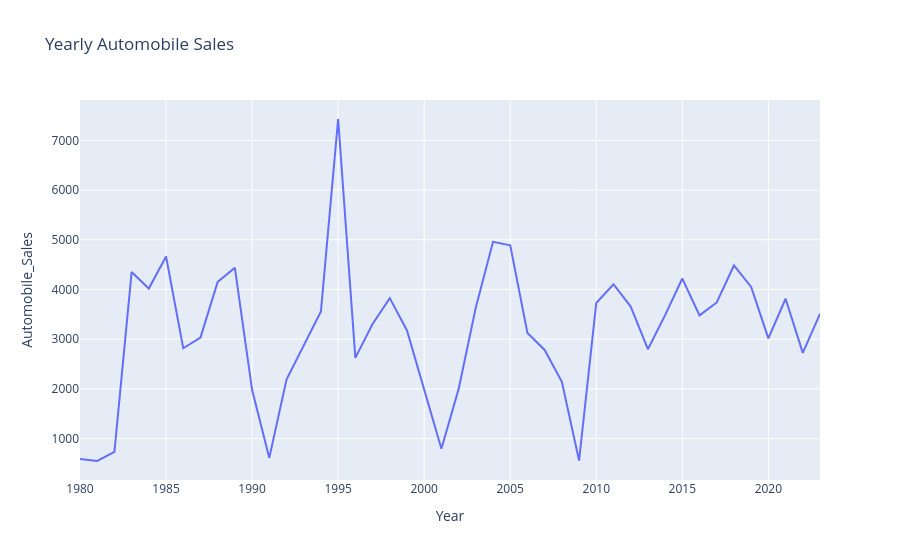
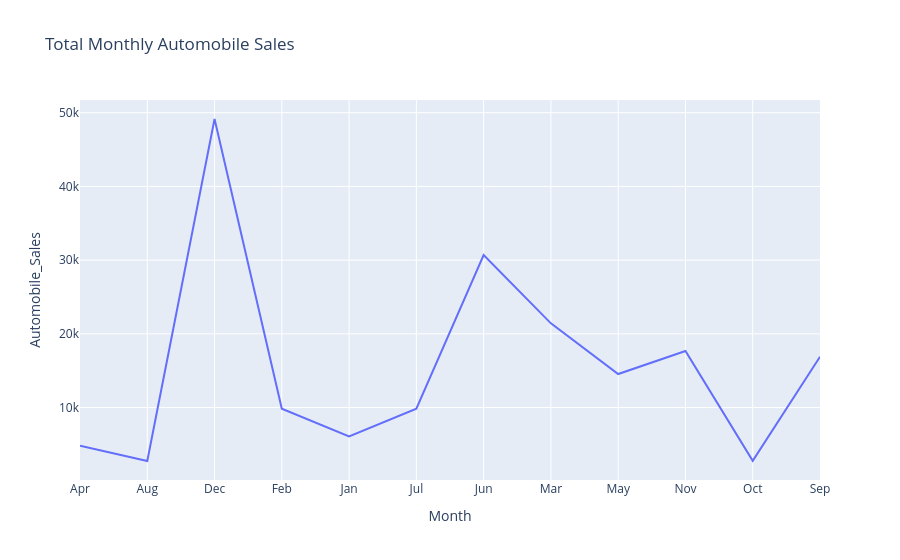
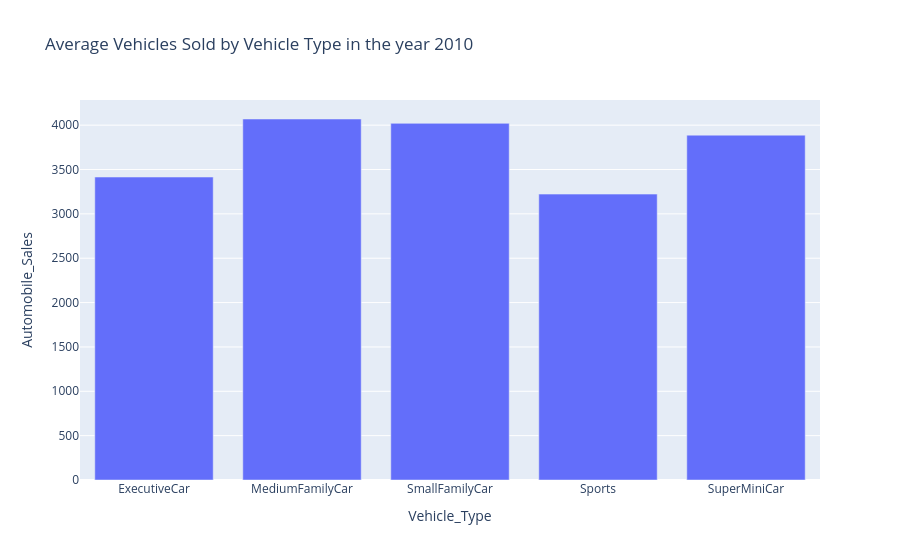
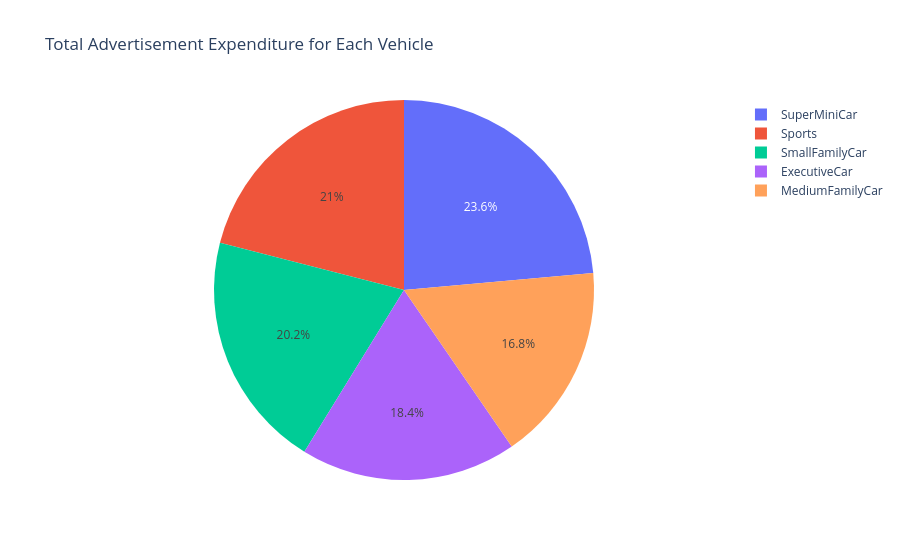

Notebook code cell kept with these figures, in order:
### Markdown cell above
**Yearly Statistics (year = 2010)**

### Code cell
# Yearly report figures
yearly_divs = update_output_container('Yearly Statistics', 2010)
yearly_figs = extract_graphs(yearly_divs)
print('Yearly charts:', len(yearly_figs))
for f in yearly_figs:
    pio.show(go.Figure(f))

### Figure 1 — Plotly figure (JSON) as saved in the notebook; plotly's stock layout.template omitted (floating-point values rounded to 4 significant figures)
{"data": [{"hovertemplate": "Year=%{x}<br>Automobile_Sales=%{y}<extra></extra>", "legendgroup": "", "line": {"color": "#636efa", "dash": "solid"}, "marker": {"symbol": "circle"}, "mode": "lines", "name": "", "orientation": "v", "showlegend": false, "type": "scatter", "x": [1980, 1981, 1982, 1983, 1984, 1985, 1986, 1987, 1988, 1989, 1990, 1991, 1992, 1993, 1994, 1995, 1996, 1997, 1998, 1999, 2000, 2001, 2002, 2003, 2004, 2005, 2006, 2007, 2008, 2009, 2010, 2011, 2012, 2013, 2014, 2015, 2016, 2017, 2018, 2019, 2020, 2021, 2022, 2023], "xaxis": "x", "y": [590.0, 549.2, 731.6, 4350.0, 4018.0, 4664.0, 2818.0, 3034.0, 4152.0, 4435.0, 1981.0, 611.4, 2187.0, 2881.0, 3560.0, 7430.0, 2623.0, 3306.0, 3827.0, 3176.0, 1967.0, 796.5, 1995.0, 3639.0, 4958.0, 4889.0, 3126.0, 2783.0, 2143.0, 558.6, 3729.0, 4106.0, 3655.0, 2798.0, 3483.0, 4220.0, 3478.0, 3739.0, 4483.0, 4051.0, 3017.0, 3813.0, 2724.0, 3511.0], "yaxis": "y"}], "layout": {"legend": {"tracegroupgap": 0}, "title": {"text": "Yearly Automobile Sales"}, "xaxis": {"anchor": "y", "domain": [0.0, 1.0], "title": {"text": "Year"}}, "yaxis": {"anchor": "x", "domain": [0.0, 1.0], "title": {"text": "Automobile_Sales"}}}}

### Figure 2 — Plotly figure (JSON) as saved in the notebook; plotly's stock layout.template omitted (floating-point values rounded to 4 significant figures)
{"data": [{"hovertemplate": "Month=%{x}<br>Automobile_Sales=%{y}<extra></extra>", "legendgroup": "", "line": {"color": "#636efa", "dash": "solid"}, "marker": {"symbol": "circle"}, "mode": "lines", "name": "", "orientation": "v", "showlegend": false, "type": "scatter", "x": ["Apr", "Aug", "Dec", "Feb", "Jan", "Jul", "Jun", "Mar", "May", "Nov", "Oct", "Sep"], "xaxis": "x", "y": [4805.0, 2747.0, 49150.0, 9831.0, 6067.0, 9845.0, 30690.0, 21420.0, 14540.0, 17670.0, 2779.0, 16900.0], "yaxis": "y"}], "layout": {"legend": {"tracegroupgap": 0}, "title": {"text": "Total Monthly Automobile Sales"}, "xaxis": {"anchor": "y", "domain": [0.0, 1.0], "title": {"text": "Month"}}, "yaxis": {"anchor": "x", "domain": [0.0, 1.0], "title": {"text": "Automobile_Sales"}}}}

### Figure 3 — Plotly figure (JSON) as saved in the notebook; plotly's stock layout.template omitted (floating-point values rounded to 4 significant figures)
{"data": [{"alignmentgroup": "True", "hovertemplate": "Vehicle_Type=%{x}<br>Automobile_Sales=%{y}<extra></extra>", "legendgroup": "", "marker": {"color": "#636efa", "pattern": {"shape": ""}}, "name": "", "offsetgroup": "", "orientation": "v", "showlegend": false, "textposition": "auto", "type": "bar", "x": ["ExecutiveCar", "MediumFamilyCar", "SmallFamilyCar", "Sports", "SuperMiniCar"], "xaxis": "x", "y": [3415.0, 4069.0, 4020.0, 3223.0, 3887.0], "yaxis": "y"}], "layout": {"barmode": "relative", "legend": {"tracegroupgap": 0}, "title": {"text": "Average Vehicles Sold by Vehicle Type in the year 2010"}, "xaxis": {"anchor": "y", "domain": [0.0, 1.0], "title": {"text": "Vehicle_Type"}}, "yaxis": {"anchor": "x", "domain": [0.0, 1.0], "title": {"text": "Automobile_Sales"}}}}

### Figure 4 — Plotly figure (JSON) as saved in the notebook; plotly's stock layout.template omitted (floating-point values rounded to 4 significant figures)
{"data": [{"domain": {"x": [0.0, 1.0], "y": [0.0, 1.0]}, "hovertemplate": "Vehicle_Type=%{label}<br>Advertising_Expenditure=%{value}<extra></extra>", "labels": ["ExecutiveCar", "MediumFamilyCar", "SmallFamilyCar", "Sports", "SuperMiniCar"], "legendgroup": "", "name": "", "showlegend": true, "type": "pie", "values": [29730.0, 27200.0, 32690.0, 33970.0, 38140.0]}], "layout": {"legend": {"tracegroupgap": 0}, "title": {"text": "Total Advertisement Expenditure for Each Vehicle"}}}
